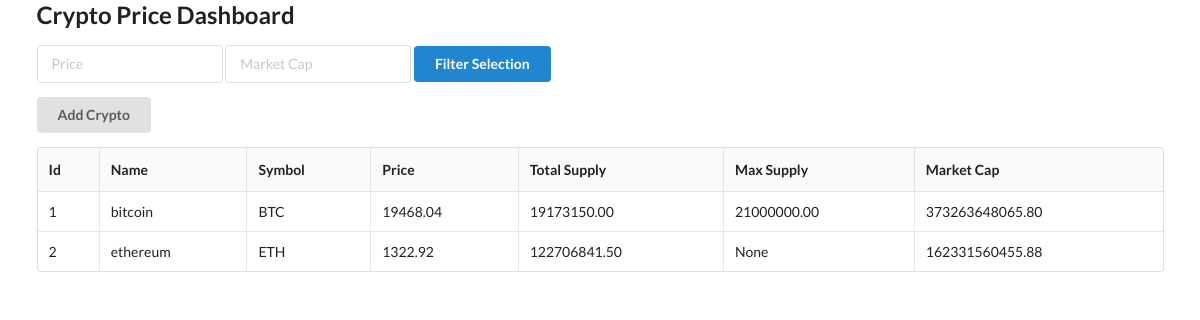
The page / on the database its author committed.
### models.py (models this page shows)
class Crypto(Base):
    __tablename__ = "cryptos"
    id = Column(Integer, primary_key=True, index=True)
    name = Column(String, unique=True, index=True)
    symbol = Column(String,unique=True, index=True)
    price = Column(Numeric(10, 2))
    total_supply = Column(Numeric(10, 2))
    max_supply = Column(Numeric(10, 2))
    market_cap = Column(Numeric(10, 2))

### main.py (the view)
@app.get("/")
def get_dashboard(request: Request, price = None, market_cap = None, db: Session = Depends(get_db)):
    cryptos = db.query(Crypto)
    if price:
        cryptos = cryptos.filter(Crypto.price > price)
    if market_cap:
        cryptos = cryptos.filter(Crypto.market_cap > market_cap)
    return templates.TemplateResponse("crypto_dash.html", {
        "request": request,
        "cryptos": cryptos,
        "price": price,
        "market_cap": market_cap
    })

### templates/crypto_dash.html (shortened to what this page needs)
{% extends "layout.html" %}
{% block content %}
<form>
  <div class="ui input">
      <input name = "price" type="text" placeholder="Price" value = "{{ price or '' }}">
  </div>
  <div class="ui input">
      <input name = "market_cap" type="text" placeholder="Market Cap"  value = "{{ market_cap or ''}}">
  </div>
  <button type = "submit "class="ui button primary">Filter Selection</button>
</form>
<button class="ui button" id = "add_crypto" >Add Crypto</button>
<table class="ui celled table">
    <thead>
      <tr><th>Id</th>
      <th>Name</th>
      <th>Symbol</th>
      <th>Price</th>
      <th>Total Supply</th>
      <th>Max Supply</th>
      <th>Market Cap</th>
    </tr></thead>
    <tbody>
      {% for crypto in cryptos %}
      <tr>
        <td> {{ crypto.id}}</td>
        <td> {{ crypto.name}}</td>
        <td> {{ crypto.symbol}}</td>
        <td> {{ crypto.price}}</td>
        <td> {{ crypto.total_supply}}</td>
        <td> {{ crypto.max_supply}}</td>
        <td> {{ crypto.market_cap}}</td>
      </tr>
      {% endfor %}
    </tbody>
  </table>
{% endblock %}

### templates/layout.html (shortened to what this page needs)
<html>
    <head>
        <link rel="stylesheet" href="https://cdn.jsdelivr.net/npm/semantic-ui@2.4.2/dist/semantic.min.css">
    </head>
    <body>
        <div class = "ui container">
            <h2>Crypto Price Dashboard</h2>
            {% block content %}
            {% endblock %}
    </body>
</html>

### rows shown on the page
Crypto: id "1", name "bitcoin", symbol "BTC", price "19468.04", total_supply "19173150.00", max_supply "21000000.00", market_cap "373263648065.80"
Crypto: id "2", name "ethereum", symbol "ETH", price "1322.92", total_supply "122706841.50", max_supply "None", market_cap "162331560455.88"
